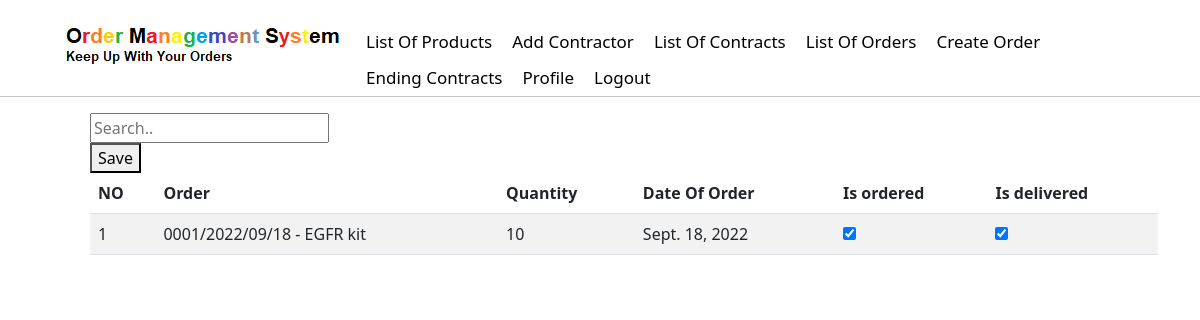
The page /orders/ (signed in) on the database as committed earlier.
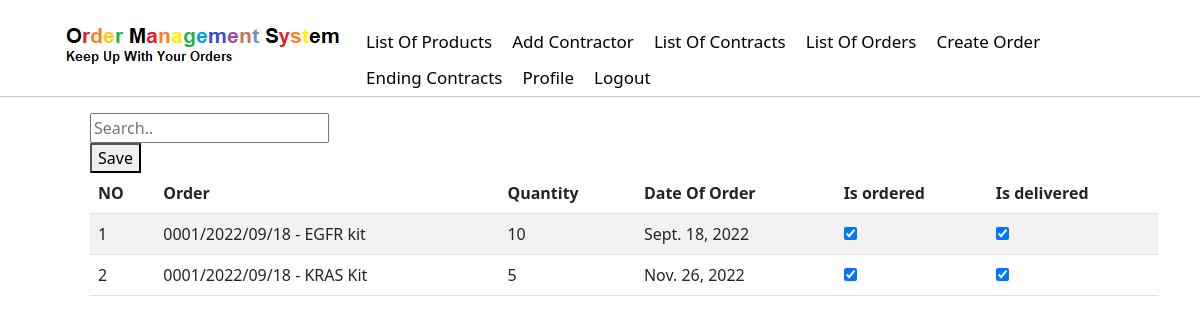
The same page on the database as committed later.
### layout/models.py (models this page shows, shortened)
class Order(models.Model):
    contract = models.ForeignKey(Storage, null=True, on_delete=models.SET_NULL)
    quantity = models.PositiveIntegerField()
    date_of_order = models.DateField(default=timezone.now)
    is_ordered = models.BooleanField()
    is_delivered = models.BooleanField()

class Storage(models.Model):
    contract = models.ForeignKey(Contract, null=True, on_delete=models.SET_NULL)
    product = models.ForeignKey(Product, null=True, on_delete=models.SET_NULL)
    number_of_products = models.PositiveIntegerField(default=1)
    def __str__(self):
        return (self.contract.name + ' - ' + self.product.name)

class Contract(models.Model):
    name = models.CharField(max_length=100)
    contractor = models.ForeignKey(Contractor, null=True, on_delete=models.SET_NULL)
    user_responsible = models.ForeignKey(User, null=True, on_delete=models.SET_NULL)
    start_date = models.DateField()
    end_date = models.DateField()
    products = models.ManyToManyField(Product)
    PUBLIC_AUCTION = 'PUBLIC_AUCTION'
    QUICK_TENDER = 'QUICK_TENDER'
    type_choises = [
        (PUBLIC_AUCTION, 'Public Auction'),
        (QUICK_TENDER, 'Quick Tender')
    ]
    type = models.CharField(max_length=100, choices=type_choises)

class Product(models.Model):
    name = models.CharField(max_length=100)
    catalog_number = models.CharField(max_length=100, default='0000')
    impuls_number = models.CharField(max_length=100,default='0000')
    producent = models.CharField(max_length=100)
    description = models.TextField()
    price = models.CharField(max_length=100)
    vat = models.CharField(max_length=100,default='%')

### layout/views.py (the view, shortened to what this page needs)
# urls.py: path('orders/', views.OrderListView, name = 'orders-list'),
@login_required
def OrderListView(response):
    orders = Order.objects.all()
    return render(response, "layout/order_list.html", {"orders": orders})

### layout/templates/layout/order_list.html (shortened to what this page needs)
{% extends "layout/base.html" %}
{% block content %}
<div class ="topnav">
    <input type="text" placeholder="Search..">
</div>
    <form method = "post">
        <button type = "submit" name = "save" value = "save">Save</button>
        <table class="table table-striped table-hover">
            <thead>
                <tr>
                <th>NO</th>
                <th>Order</th>
                <th>Quantity</th>
                <th>Date Of Order</th>
                <th>Is ordered</th>
                <th>Is delivered</th>
                </tr>
            </thead>
                {% for order in orders %}
                    <tr>
                    <td>{{ order.id }}</td>
                    <td>{{ order.contract }}</td>
                    <td>{{ order.quantity }}</td>
                    <td>{{ order.date_of_order }}</td>
                    {% if order.is_ordered == True %}
                    <td><input type="checkbox" name="o{{order.id}}" value="is-ordered" checked></td>
                    {% else %}
                    <td><input type="checkbox" name="o{{order.id}}" value="is-ordered" ></td>
                    {% endif %}
                    {% if order.is_delivered == True %}
                    <td><input type="checkbox" name="d{{order.id}}" value="is-delivered" checked></td>
                    {% else %}
                    <td><input type="checkbox" name="d{{order.id}}" value="is-delivered" ></td>
                    {% endif %}
                {% endfor %}
            </tr>
        </table>
    </form>
{% endblock content %}

Rows that differ between the two databases and show on the page:
added Order: id "2", contract "0001/2022/09/18 - KRAS Kit", quantity "5", date_of_order "Nov. 26, 2022"
